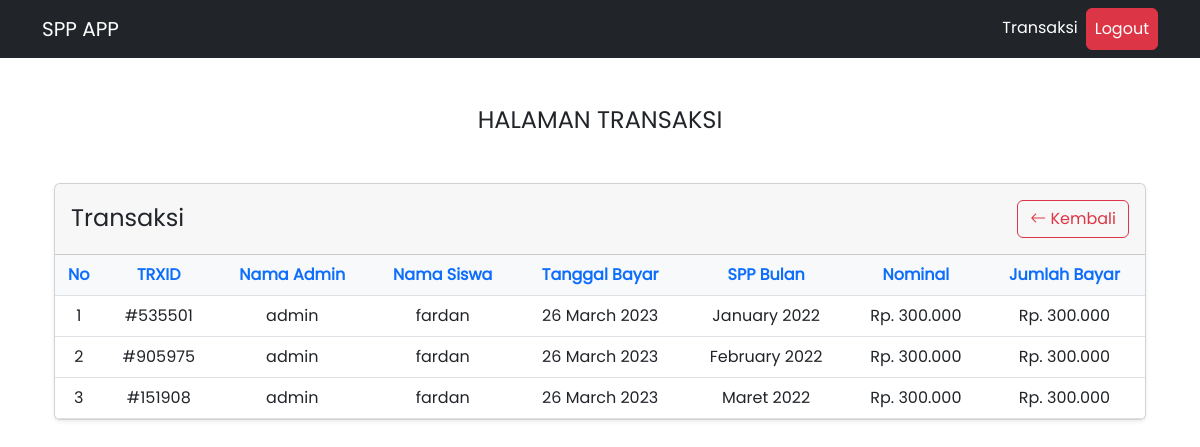
The page /index.php?page=detail_transaksi&tahun=2022&id_siswa=1 (signed in) on the database its author committed.
### tables this page shows
CREATE TABLE `pembayaran` (
  `id_pembayaran` int(11) NOT NULL,
  `trxid` varchar(50) NOT NULL,
  `id_admin` int(11) NOT NULL,
  `id_siswa` int(11) NOT NULL,
  `tgl_bayar` date NOT NULL,
  `spp_bulan` int(11) NOT NULL,
  `id_spp` int(11) NOT NULL,
  `jumlah_bayar` int(11) NOT NULL
);

CREATE TABLE `siswa` (
  `id_siswa` int(11) NOT NULL,
  `nisn` varchar(20) NOT NULL,
  `nama_siswa` varchar(255) NOT NULL,
  `email` varchar(255) NOT NULL,
  `password` varchar(255) NOT NULL,
  `id_kelas` int(11) NOT NULL,
  `alamat` text NOT NULL,
  `no_telp` varchar(15) NOT NULL,
  `id_spp` bigint(20) NOT NULL
);

CREATE TABLE `spp` (
  `id_spp` int(11) NOT NULL,
  `tahun` int(11) NOT NULL,
  `nominal` bigint(20) NOT NULL
);

### app/config.php (called while the page is built)
<?php
$config = "http://localhost/spp-app";

### app/fungsi.php (called while the page is built, shortened)
<?php
function nama_bulan($bulan)
{
    switch ($bulan) {
        case '1':
            return 'January';
            break;
        case '2':
            return 'February';
            break;
        case '3':
            return 'Maret';
            break;
    }
}

### transaksi/detail.php (the view, shortened to what this page needs)
<?php
$id = $_GET['id_siswa'];
$tahun = $_GET['tahun'];
$q_transaksi = mysqli_query($conn, "SELECT *, DATE_FORMAT(tgl_bayar, '%d %M %Y') as tgl FROM pembayaran JOIN admin ON (pembayaran.id_admin = admin.id_admin) JOIN siswa ON (pembayaran.id_siswa = siswa.id_siswa) JOIN spp ON (pembayaran.id_spp = spp.id_spp) WHERE spp.tahun = '$tahun' AND siswa.id_siswa = '$id'");
?>
<div class="container my-5">
    <div class="text-center">
        <h4>
            HALAMAN TRANSAKSI
        </h4>
        <div class="container my-5">
            <div class="card shadow-sm">
                <div class="card-header py-3">
                    <div class="d-flex justify-content-between align-items-center">
                        <div>
                            <h4 class="mb-0">Transaksi</h4>
                        </div>
                        <div>
                            <a href="<?= $config ?> /index.php?page=transaksi " class="btn btn-outline-danger"><i class="bi bi-arrow-left"></i> Kembali</a>
                        </div>
                    </div>
                </div>
                <div class="card-body p-0">
                    <div class="table-responsive">
                        <table class="table mb-0">
                            <thead class="bg-light text-primary">
                                <tr>
                                    <th scope="col">No</th>
                                    <th scope="col">TRXID</th>
                                    <th scope="col">Nama Admin</th>
                                    <th scope="col">Nama Siswa</th>
                                    <th scope="col">Tanggal Bayar</th>
                                    <th scope="col">SPP Bulan</th>
                                    <th scope="col">Nominal</th>
                                    <th scope="col">Jumlah Bayar</th>
                                </tr>
                            </thead>
                            <tbody>
                                <?php $no = 1 ?>
                                <?php foreach ($q_transaksi as $trx) : ?>
                                    <tr>
                                        <td><?= $no++ ?></td>
                                        <td>#<?= $trx['trxid'] ?></td>
                                        <td><?= $trx['nama_admin'] ?></td>
                                        <td><?= $trx['nama_siswa'] ?></td>
                                        <td><?= $trx['tgl'] ?></td>
                                        <td><?= nama_bulan($trx['spp_bulan']) ?> <?= $trx['tahun'] ?></td>
                                        <td>Rp. <?= number_format($trx['nominal'], '0', '.', '.') ?></td>
                                        <td>Rp. <?= number_format($trx['jumlah_bayar'], '0', '.', '.') ?></td>
                                    </tr>
                                <?php endforeach ?>
                            </tbody>
                        </table>
                    </div>
                </div>
            </div>
        </div>
    </div>
</div>

### assets/css/styles.css (style rules this page uses)
body { font-family: "Poppins-Regular"; }

### rows shown on the page
pembayaran: trxid "535501", id_admin.nama_admin "admin", id_siswa.nama_siswa "fardan", tgl "26 March 2023", spp_bulan "January", id_spp.tahun "2022", id_spp.nominal "300.000", jumlah_bayar "300.000"
pembayaran: trxid "905975", id_admin.nama_admin "admin", id_siswa.nama_siswa "fardan", tgl "26 March 2023", spp_bulan "February", id_spp.tahun "2022", id_spp.nominal "300.000", jumlah_bayar "300.000"
pembayaran: trxid "151908", id_admin.nama_admin "admin", id_siswa.nama_siswa "fardan", tgl "26 March 2023", spp_bulan "Maret", id_spp.tahun "2022", id_spp.nominal "300.000", jumlah_bayar "300.000"
